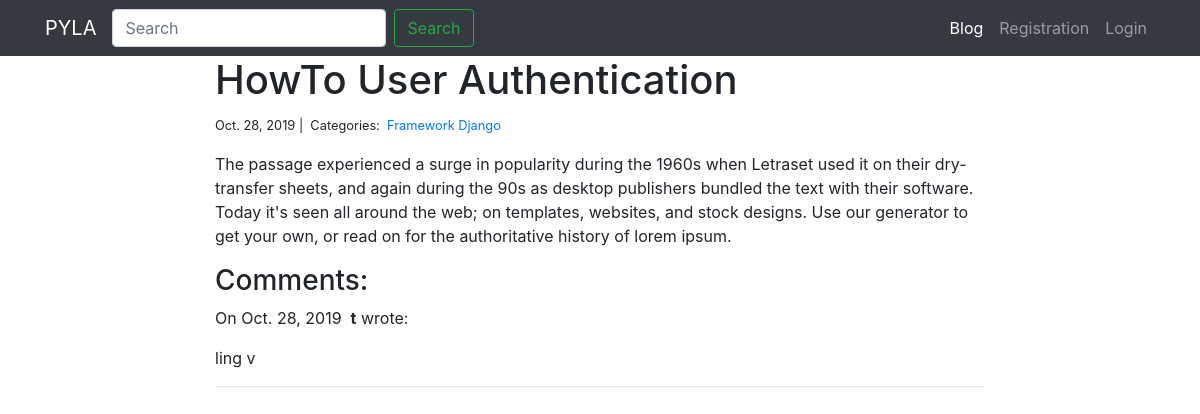
The app's page /blog/2/ with its own data.
### blog/models.py (models this page shows, shortened)
class Post(models.Model):
    title           = models.CharField(max_length=255)
    body            = models.TextField()
    created_on      = models.DateTimeField(auto_now_add=True)
    last_modified   = models.DateTimeField(auto_now=True)
    categories      = models.ManyToManyField(Category, related_name='posts')

class Category(models.Model):
    name            = models.CharField(max_length=100)
    class Meta:
        verbose_name        = 'Category'
        verbose_name_plural = 'Categories'

class Comment(models.Model):
    author          = models.CharField(max_length=100)
    body            = models.TextField()
    created_on      = models.DateTimeField(auto_now_add=True)
    post            = models.ForeignKey(Post, on_delete=models.CASCADE)

### blog/views.py (the view, shortened to what this page needs)
# urls.py: path('blog/<int:pk>/', views.blog_detail, name='blog_detail'),
def blog_detail(request, pk):
    post        = get_object_or_404(Post, pk=pk)
    form = CommentForm()
    comments    = Comment.objects.filter(post=post)
    context     = {'post':post, 'comments':comments, 'form':form}
    return render(request, 'blog/blog_detail.html', context)

### blog/forms.py
class CommentForm(forms.Form):
    author = forms.CharField(
        max_length=60,
        widget=forms.TextInput(attrs={
            "class": "form-control",
            "placeholder": "Your Name"
        })
    )
    body = forms.CharField(widget=forms.Textarea(
        attrs={
            "class": "form-control",
            "placeholder": "Leave a comment!"
        })
    )

### templates/blog/blog_detail.html (shortened to what this page needs)
{% extends "base.html" %}
{% block content %}
<div class="col-md-8 offset-md-2">
    <h1>{{ post.title }}</h1>
    <small>
        {{ post.created_on.date }} |&nbsp;
        Categories:&nbsp;
        {% for category in post.categories.all %}
        <a href="{% url 'blog_category' category.name %}">
            {{ category.name }}
        </a>&nbsp;
        {% endfor %}
    </small>
    <p>{{ post.body | linebreaks }}</p>
    <h3>Comments:</h3>
    {% for comment in comments %}
    <p>
        On {{comment.created_on.date }}&nbsp;
        <b>{{ comment.author }}</b> wrote:
    </p>
    <p>{{ comment.body }}</p>
    <hr>
    {% endfor %}
</div>
{% endblock %}

### records on screen
Post: title "HowTo User Authentication", created_on "Oct. 28, 2019", body "The passage experienced a surge in popularity during the 1960s when Letraset used it on their dry-transfer sheets, and again during the 90s as desktop publishers bundled the text with their software. Today it's seen all around the web; on templates, websites, and stock designs. Use our generator to get your own, or read on for the authoritative history of lorem ipsum."
Category: name "Framework Django"
Comment: created_on "Oct. 28, 2019", author "t", body "ling v"
